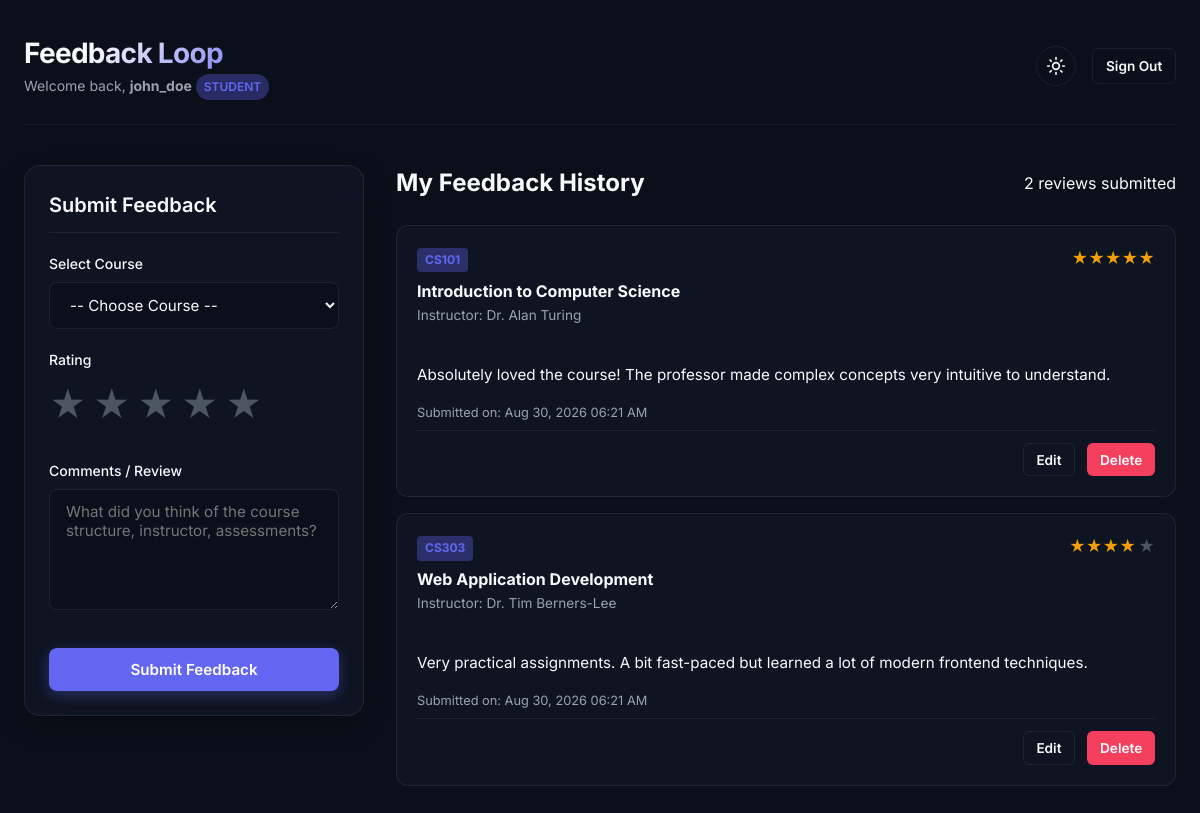
The page /student_dashboard.php (signed in) on the database its author committed.
### tables this page shows
CREATE TABLE IF NOT EXISTS feedback (
    id INT AUTO_INCREMENT PRIMARY KEY,
    student_id INT NOT NULL,
    course_id INT NOT NULL,
    rating INT NOT NULL CHECK (rating BETWEEN 1 AND 5),
    comments TEXT NOT NULL,
    created_at TIMESTAMP DEFAULT CURRENT_TIMESTAMP,
    updated_at TIMESTAMP DEFAULT CURRENT_TIMESTAMP ON UPDATE CURRENT_TIMESTAMP,
    FOREIGN KEY (student_id) REFERENCES users(id) ON DELETE CASCADE,
    FOREIGN KEY (course_id) REFERENCES courses(id) ON DELETE CASCADE,
    UNIQUE KEY unique_student_course (student_id, course_id)  
);

CREATE TABLE IF NOT EXISTS courses (
    id INT AUTO_INCREMENT PRIMARY KEY,
    course_code VARCHAR(20) NOT NULL UNIQUE,
    course_name VARCHAR(100) NOT NULL,
    instructor VARCHAR(100) NOT NULL,
    created_at TIMESTAMP DEFAULT CURRENT_TIMESTAMP
);

### config.php (called while the page is built, shortened)
<?php
class DB {
    private static $pdo = null;
    private static $mode = 'mysql';
    public static function init() {
        if (self::$pdo !== null) {
            return;
        }
        $host = '127.0.0.1';
        $db   = 'course_feedback';
        $user = 'root';
        $pass = '';
        $charset = 'utf8mb4';
        $dsn = "mysql:host=$host;dbname=$db;charset=$charset";
        try {
            self::$pdo = new PDO($dsn, $user, $pass, [
                PDO::ATTR_ERRMODE            => PDO::ERRMODE_EXCEPTION,
                PDO::ATTR_DEFAULT_FETCH_MODE => PDO::FETCH_ASSOC,
                PDO::ATTR_EMULATE_PREPARES   => false,
            ]);
            self::$mode = 'mysql';
        } catch (PDOException $e) {
            self::$mode = 'demo';
            self::initDemoData();
        }
    }
    public static function getFeedbacks($filters = []) {
        if (self::$mode === 'mysql') {
            $sql = "SELECT f.*, c.course_code, c.course_name, c.instructor, u.username as student_name
                    FROM feedback f
                    JOIN courses c ON f.course_id = c.id
                    JOIN users u ON f.student_id = u.id";
            $where = [];
            $params = [];
            if (!empty($filters['student_id'])) {
                $where[] = "f.student_id = ?";
                $params[] = $filters['student_id'];
            }
            if ($where) {
                $sql .= " WHERE " . implode(" AND ", $where);
            }
            $sql .= " ORDER BY f.created_at DESC";
            $stmt = self::$pdo->prepare($sql);
            $stmt->execute($params);
            return $stmt->fetchAll();
        }
    }
}
?>

### student_dashboard.php (the view, shortened to what this page needs)
<?php
require_once 'config.php';
$student_id = $_SESSION['user_id'];
$student_name = $_SESSION['username'];
$all_courses = DB::getCourses();
$my_feedbacks = DB::getFeedbacks(['student_id' => $student_id]);
$submitted_course_ids = array_column($my_feedbacks, 'course_id');
$pending_courses = array_filter($all_courses, function($course) use ($submitted_course_ids) {
    return !in_array($course['id'], $submitted_course_ids);
});
?>
<!DOCTYPE html>
<html lang="en">
<head>
    <link rel="stylesheet" href="css/style.css">
</head>
<body class="animate-fade-in">
    <div class="app-container">
        <header>
            <div class="logo-section">
                <h1>Feedback Loop</h1>
                <p>Welcome back, <strong><?php echo htmlspecialchars($student_name); ?></strong> <span class="badge badge-student">Student</span></p>
            </div>
            <div class="header-controls">
                <button id="theme-toggle" class="theme-toggle-btn" aria-label="Toggle Theme"></button>
                <a href="logout.php" class="btn btn-secondary btn-sm">Sign Out</a>
            </div>
        </header>
        <div class="dashboard-grid">
            <div class="card-panel">
                <h3>Submit Feedback</h3>
                <?php if (empty($pending_courses)): ?>
                    <div class="empty-state">
                        <div class="empty-state-icon">🎉</div>
                        <p>You have submitted feedback for all available courses! Outstanding job.</p>
                    </div>
                <?php else: ?>
                    <form id="feedback-submission-form" action="feedback_actions.php?action=create" method="POST">
                        <div class="form-group">
                            <label for="course_id">Select Course</label>
                            <select id="course_id" name="course_id" class="input-control" required>
                                <option value="" disabled selected>-- Choose Course --</option>
                            </select>
                        </div>
                        <div class="form-group">
                            <label>Rating</label>
                            <div class="star-rating-widget">
                                <label for="star5" title="5 Stars">★</label>
                                <label for="star4" title="4 Stars">★</label>
                                <label for="star3" title="3 Stars">★</label>
                                <label for="star2" title="2 Stars">★</label>
                                <label for="star1" title="1 Star">★</label>
                            </div>
                        </div>
                        <div class="form-group">
                            <label for="comments">Comments / Review</label>
                            <textarea id="comments" name="comments" class="input-control" rows="5" required placeholder="What did you think of the course structure, instructor, assessments?"></textarea>
                        </div>
                        <div class="form-actions">
                            <button type="submit" class="btn btn-primary btn-full">Submit Feedback</button>
                        </div>
                    </form>
                <?php endif; ?>
            </div>
            <div>
                <div class="records-header">
                    <h2>My Feedback History</h2>
                    <div><?php echo count($my_feedbacks); ?> reviews submitted</div>
                </div>
                <?php if (empty($my_feedbacks)): ?>
                    <div class="card-panel empty-state">
                        <div class="empty-state-icon">📝</div>
                        <p>You haven't submitted any feedback yet. Choose a course on the left to start!</p>
                    </div>
                <?php else: ?>
                    <div class="records-container">
                        <?php foreach ($my_feedbacks as $fb): ?>
                            <div class="feedback-card">
                                <div>
                                    <div class="feedback-meta">
                                        <div>
                                            <span class="course-code-tag"><?php echo htmlspecialchars($fb['course_code']); ?></span>
                                            <h4><?php echo htmlspecialchars($fb['course_name']); ?></h4>
                                            <div style="font-size: 0.85rem; color: var(--text-secondary); margin-top: 0.15rem;">
                                                Instructor: <?php echo htmlspecialchars($fb['instructor']); ?>
                                            </div>
                                        </div>
                                        <div>
                                            <div class="stars-display">
                                                <?php
                                                for ($i = 1; $i <= 5; $i++) {
                                                    if ($i <= $fb['rating']) {
                                                        echo '★';
                                                    } else {
                                                        echo '<span class="star-empty">★</span>';
                                                    }
                                                }
                                                ?>
                                            </div>
                                        </div>
                                    </div>
                                    <div style="margin-top: 1rem;" class="feedback-comment">
                                        <?php echo htmlspecialchars($fb['comments']); ?>
                                    </div>
                                </div>
                                <div>
                                    <div class="feedback-student-meta">
                                        Submitted on: <?php echo date('M d, Y h:i A', strtotime($fb['created_at'])); ?>
                                    </div>
                                    <div class="record-actions">
                                        <button class="btn btn-secondary btn-sm btn-edit-feedback"
                                                data-id="<?php echo $fb['id']; ?>"
                                                data-course-name="<?php echo htmlspecialchars($fb['course_code'] . ' - ' . $fb['course_name']); ?>"
                                                data-rating="<?php echo $fb['rating']; ?>"
                                                data-comments="<?php echo htmlspecialchars($fb['comments']); ?>">
                                            Edit
                                        </button>
                                        <a href="feedback_actions.php?action=delete&id=<?php echo $fb['id']; ?>"
                                           class="btn btn-danger btn-sm btn-delete-confirm"
                                           data-confirm-message="Are you sure you want to delete this feedback review?">
                                            Delete
                                        </a>
                                    </div>
                                </div>
                            </div>
                        <?php endforeach; ?>
                    </div>
                <?php endif; ?>
            </div>
        </div>
    </div>
</body>
</html>

### rows shown on the page
feedback: course.course_code "CS101", course.course_name "Introduction to Computer Science", course.instructor "Dr. Alan Turing", comments "Absolutely loved the course! The professor made complex concepts very intuitive to understand.", created_at "Aug 30, 2026 06:21 AM"
feedback: course.course_code "CS303", course.course_name "Web Application Development", course.instructor "Dr. Tim Berners-Lee", rating 4 (drawn), comments "Very practical assignments. A bit fast-paced but learned a lot of modern frontend techniques.", created_at "Aug 30, 2026 06:21 AM"

### other values the page prints
$student_name "john_doe"
count($my_feedbacks) "2"
